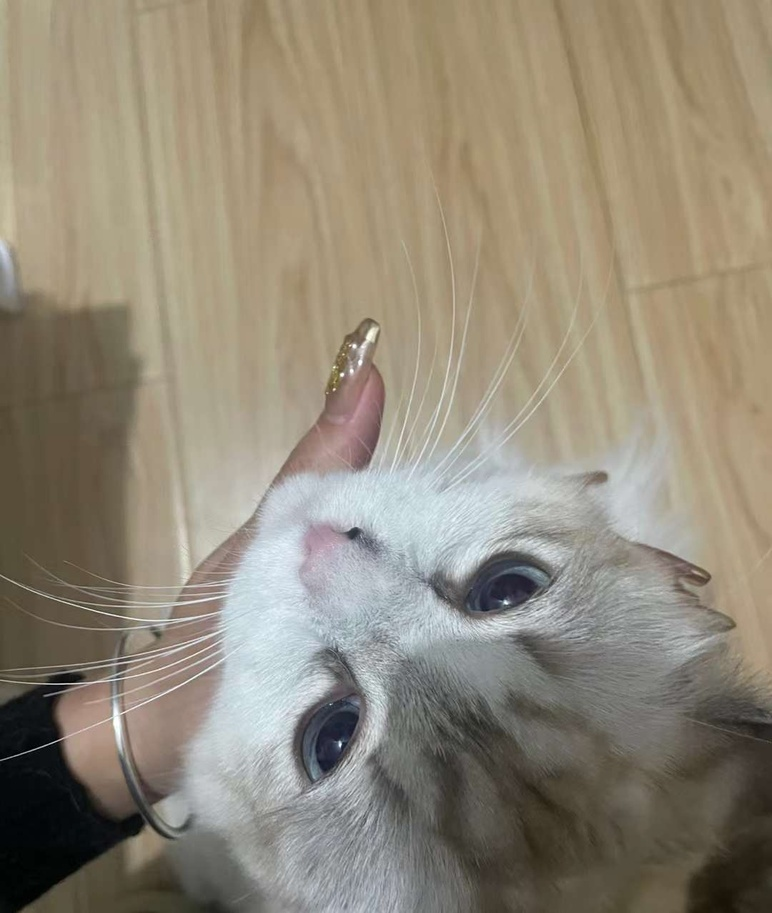
#> input picture 2022/chapter7/examples/Cat/cat.jpg, 772 x 913 px, shrunk from 1080 x 1277 before the run
$ python 004-switch-rb.py
#> lines starting #> are read from the running program, lines starting #| are printed output that depends on the picture
from PIL import Image
im = Image.open('cat.jpg')
#> im is the input picture: PIL image 772x913 RGB; mean R, G, B 145.6, 137, 120.3
r, g, b = im.split()
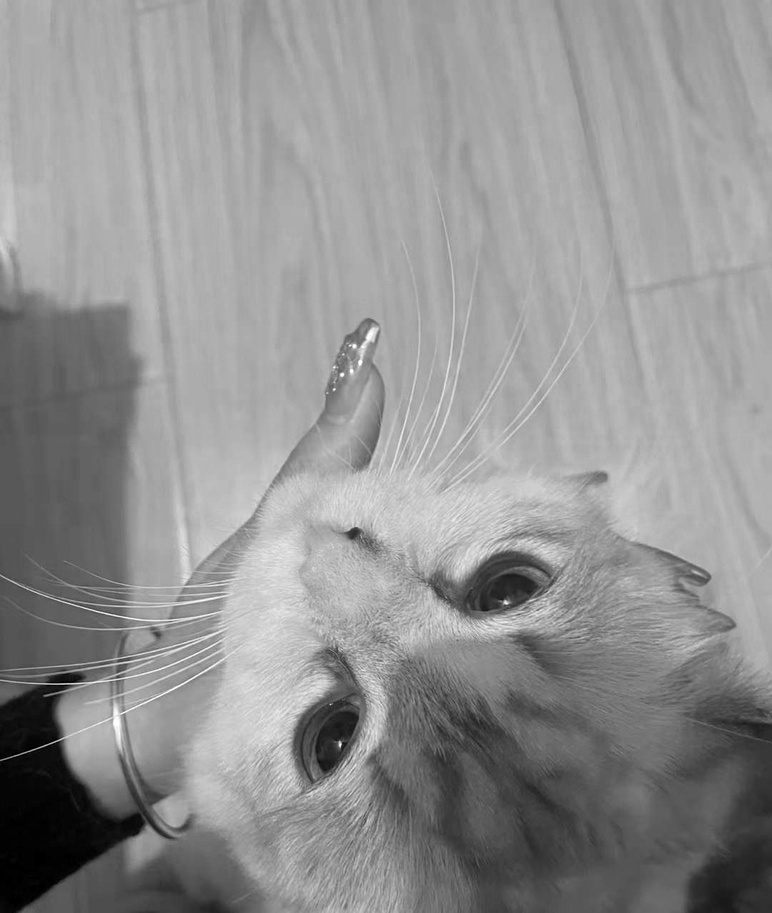
#> r: PIL image 772x913 L; min 0, max 255, mean 145.6
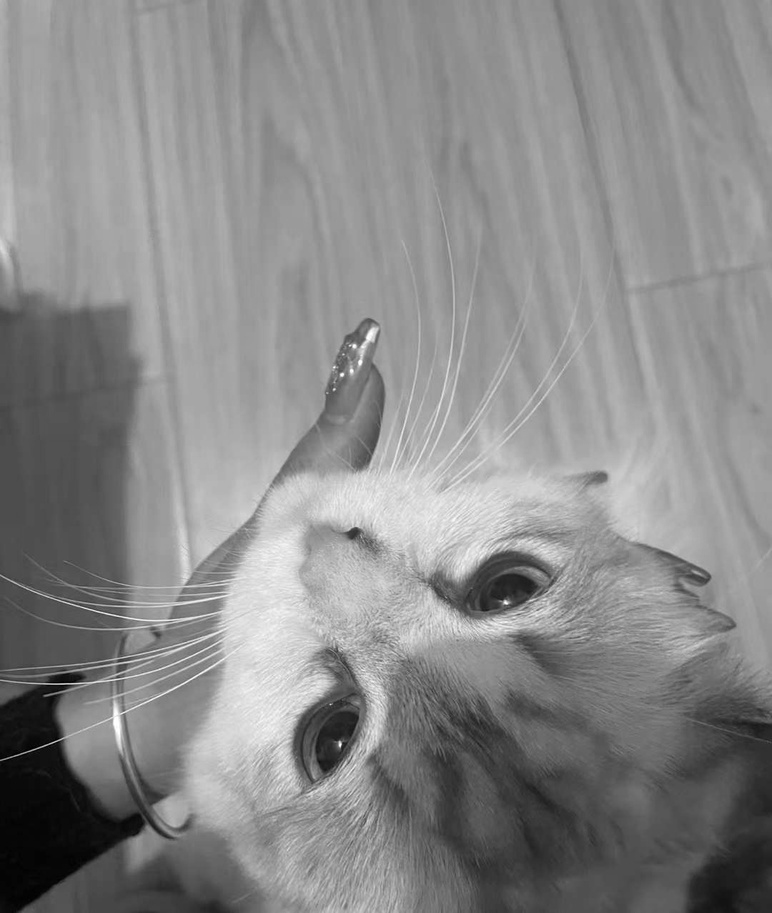
#> g: PIL image 772x913 L; min 0, max 255, mean 137
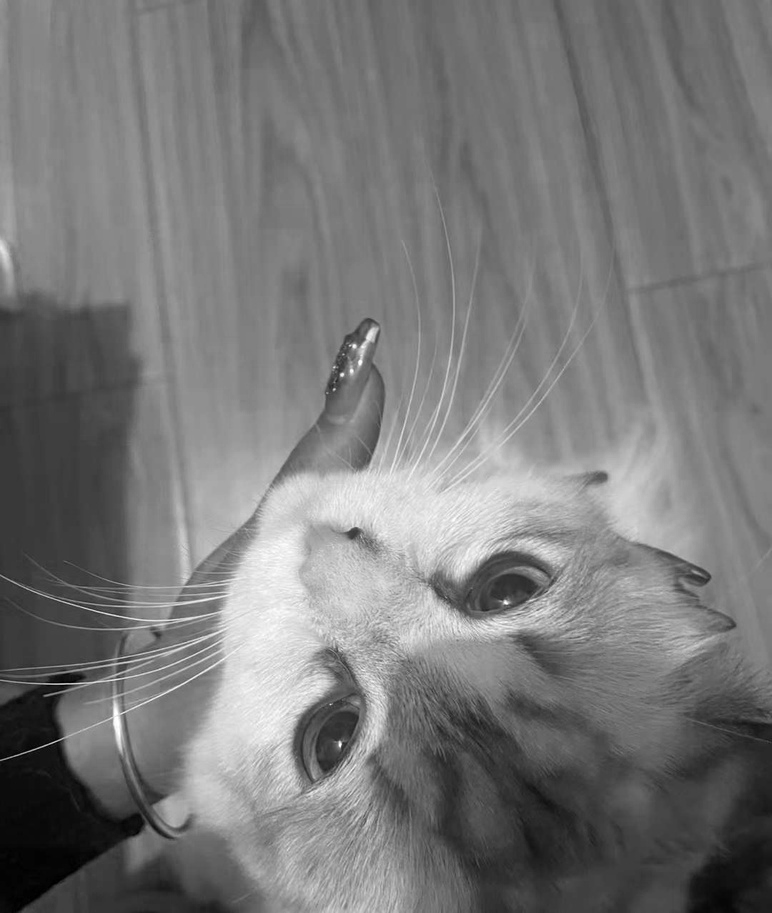
#> b: PIL image 772x913 L; min 0, max 255, mean 120.3
om = Image.merge("RGB", (b, g, r))
om.save('catBGR.jpg')

om = Image.merge("RGB", (b, r, g))
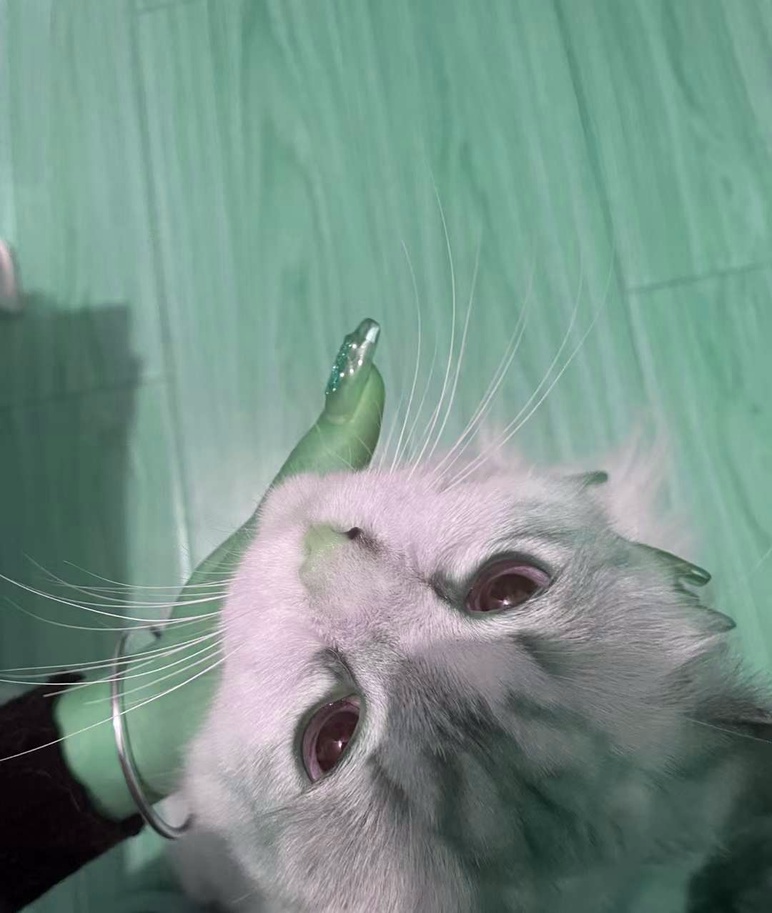
#> om: PIL image 772x913 RGB; mean R, G, B 120.3, 145.6, 137
om.save('catBRG.jpg')

om = Image.merge("RGB", (g, b, r))
om.save('catGBR.jpg')

om = Image.merge("RGB", (g, r, b))
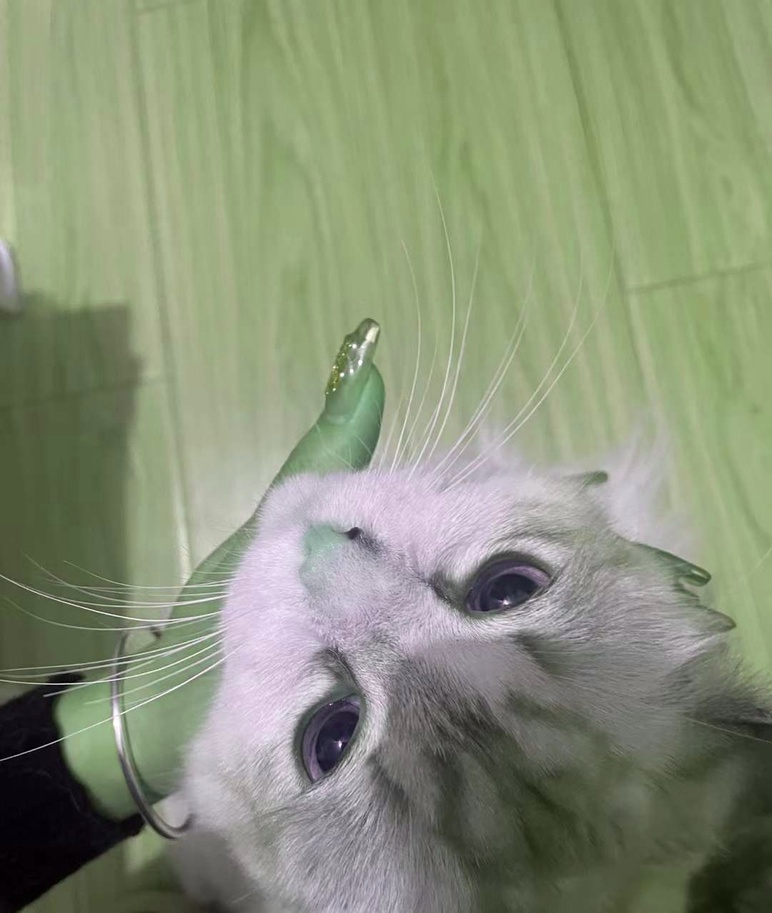
#> om: PIL image 772x913 RGB; mean R, G, B 137, 145.6, 120.3
om.save('catGRB.jpg')

om = Image.merge("RGB", (r, b, g))
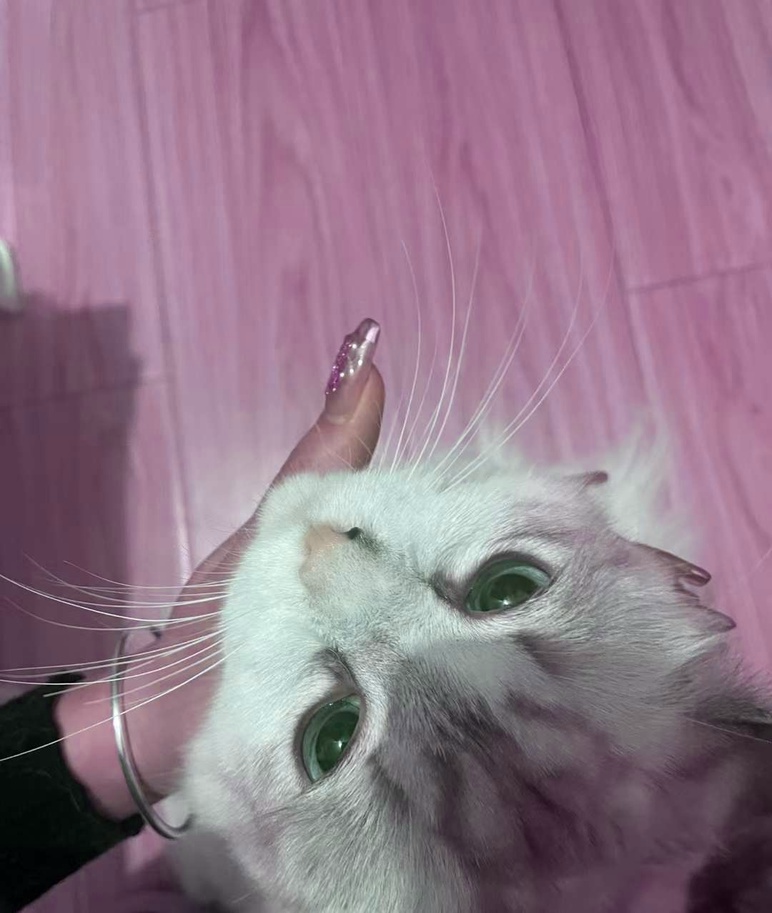
#> om: PIL image 772x913 RGB; mean R, G, B 145.6, 120.3, 137
om.save('catRBG.jpg')
